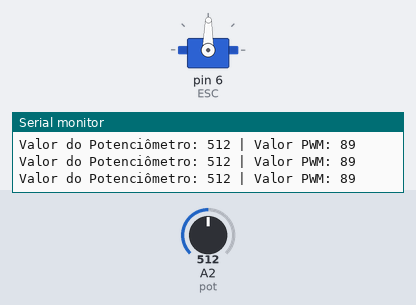
This sketch was run on a simulated Arduino Uno, built with avr-gcc and run on an emulated ATmega328P. Parts: servo, the last lines printed to the serial monitor. The test bench sets the inputs (shaded band); at power-on: A2 (pot) = 512.

Above: at 1.2 s.
1.3 s: A2 (pot) set to 564
At 1.8 s:
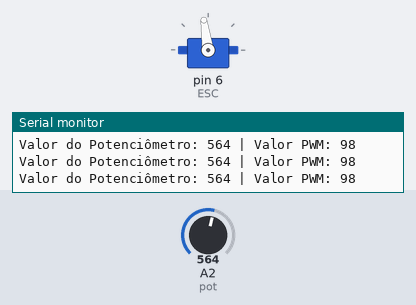
4.3 s: A2 (pot) set to 578
At 4.6 s:
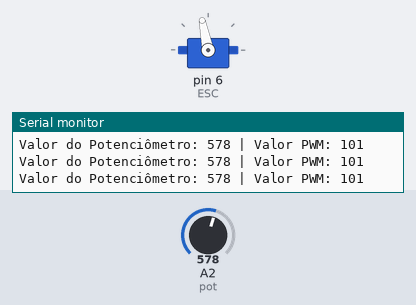
5.8 s: A2 (pot) set to 306
At 6.9 s:
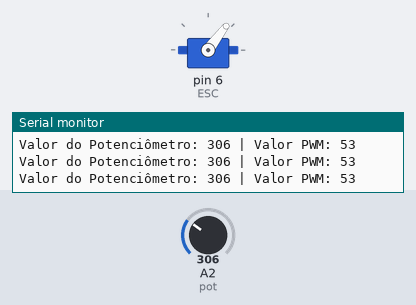
7.3 s: A2 (pot) set to 108
At 8.0 s:
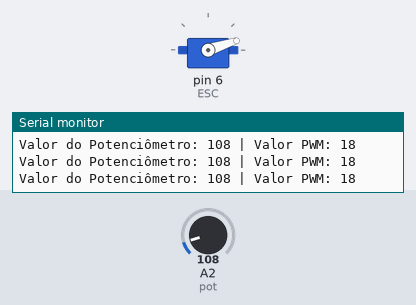
8.8 s: A2 (pot) set to 94
At 9.7 s:
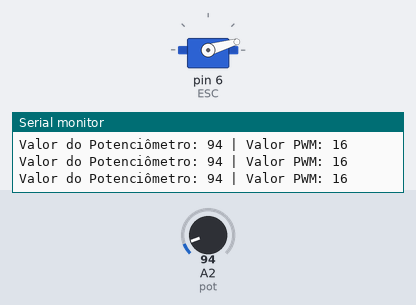
11.8 s: A2 (pot) set to 122
At 13.0 s:
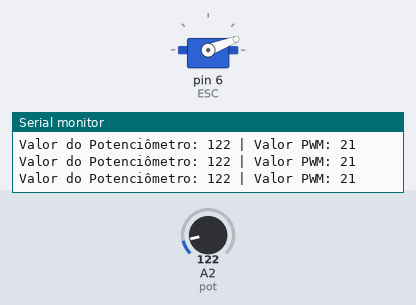
Timing chart, 0 to 14.3 s (numbered marks = the images above; inputs shaded):
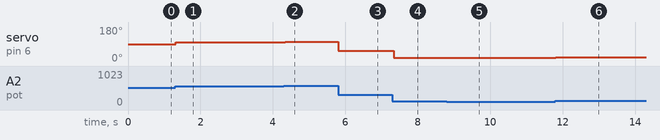

The sketch:

Acionamento_MotorBrushless_sem_PCA9685.ino
```cpp
//código para o acionamento de motor brushless sem PCA9685
#include <Servo.h> //inclui a biblioteca Servo
Servo ESC; //cria o objeto ESC
int pot = A2; //informa ao arduino onde o potenciômetro está conectado
void setup(){
  Serial.begin(9600);
  ESC.attach(6); //informa que o ESC está conectado ao pino digital 6
}
void loop(){
 int vel = analogRead(pot); //faz a leitura do potenciômetro
 int PWM = map(vel, 0, 1023, 0, 179); //associa o valor lido à velocidade do motor
 ESC.write(PWM); //envia os valores recebidos ao ESC

   //Exibe os valores no monitor serial
  Serial.print("Valor do Potenciômetro: ");
  Serial.print(vel);
  Serial.print(" | Valor PWM: ");
  Serial.println(PWM);
}
```

Measured:
- after the input at 1.3 s, servo on pin 6 (ESC): 89° → 98° at once
- after the input at 4.3 s, servo on pin 6 (ESC): 98° → 101° at once
- after the input at 5.8 s, servo on pin 6 (ESC): 101° → 53° at once
- after the input at 7.3 s, servo on pin 6 (ESC): 53° → 18° at once
- after the input at 8.8 s, servo on pin 6 (ESC): 18° → 16° at once
- after the input at 11.8 s, servo on pin 6 (ESC): 16° → 21° at once
